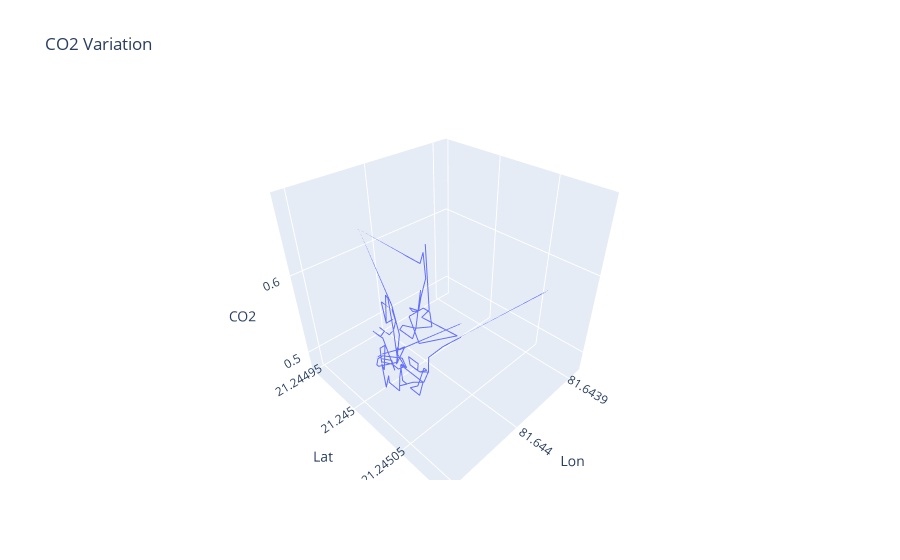

The notebook cell this image was saved under:
### Code cell
fig = px.scatter_3d(x=x,y=y,z=z)
fig = px.line_3d(x=x,y=y,z=z,labels = {'x':'Lon','y':'Lat','z':'CO2'},title = "CO2 Variation")
fig.show()
